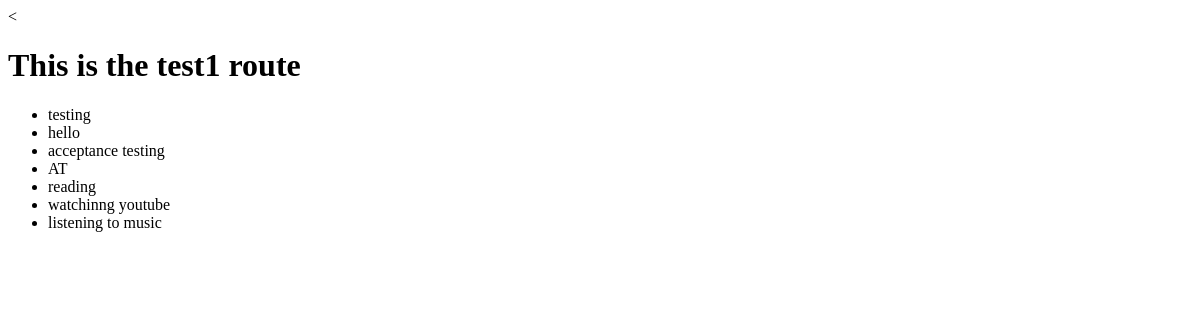
The page /todolist/test1 on the database as committed earlier.
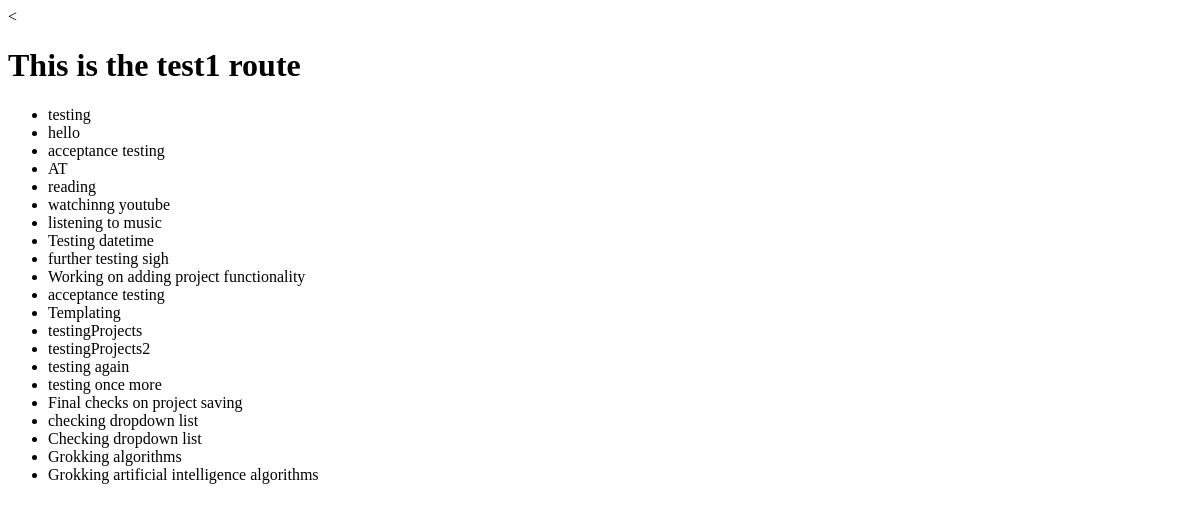
The same page on the database as committed later.
### todolist/models.py (models this page shows)
class todoList(models.Model):
    item = models.CharField(max_length=60)
    userID = models.ForeignKey(settings.AUTH_USER_MODEL, on_delete=models.CASCADE, default = 0)
    duration = models.DurationField(default=timedelta(hours=0, minutes=0, seconds=0))
    entryTime = models.DateTimeField(default=datetime.now)
    associatedProject = models.CharField(max_length=60, default="No Project")

### todolist/views.py (the view)
# urls.py: path('test1', views.test1, name='test'),
def test1(request):
    tasks = todoList.objects.all()
    return render(request, 'index.html', context={'tasks': tasks})

### todolist/templates/todolist/index.html (shortened to what this page needs)
<<!DOCTYPE html>
<html lang="en" dir="ltr">
  <head>
  </head>
  <body>
    <h1>This is the test1 route</h1>
    {% if tasks %}
    <ul>
      {% for task in tasks %}
        <li>{{task.item}}</li>
      {% endfor %}
    </ul>
    {% endif %}
  </body>
</html>

Rows that differ between the two databases and show on the page:
added todoList: item "Testing datetime"
added todoList: item "further testing sigh"
added todoList: item "Working on adding project functionality"
added todoList: item "acceptance testing"
added todoList: item "Templating"
added todoList: item "testingProjects"
added todoList: item "testingProjects2"
added todoList: item "testing again"
added todoList: item "testing once more"
added todoList: item "Final checks on project saving"
added todoList: item "checking dropdown list"
added todoList: item "Checking dropdown list"
added todoList: item "Grokking algorithms"
added todoList: item "Grokking artificial intelligence algorithms"
